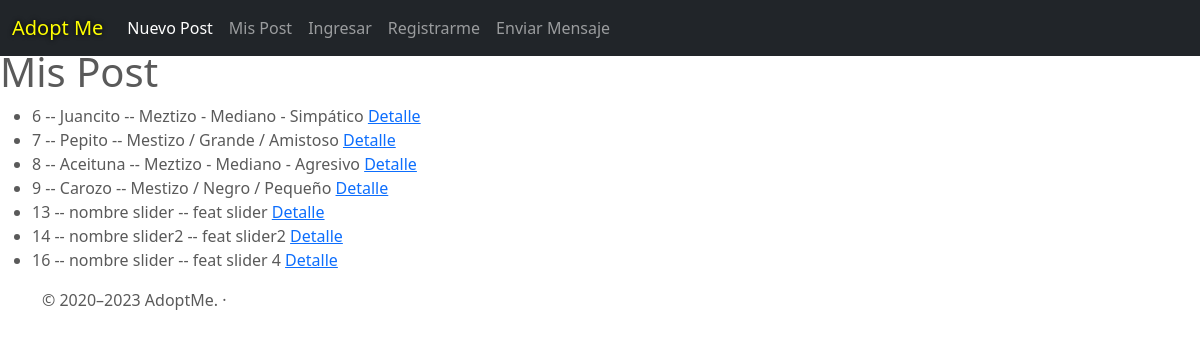
/post/list, run on the app's committed database.
### AdoptMe/models.py (models this page shows)
class Post(models.Model):
    nombre_carousel = models.CharField(max_length=30)
    caracteristicas_carousel = models.CharField(max_length=50)
    nombre = models.CharField(max_length=15)
    caracteristicas = models.CharField(max_length=250)
    editor = models.ForeignKey(to=User, on_delete=models.CASCADE, related_name='editor')
    imagen = models.ImageField(upload_to="posts")
    creado_el = models.DateTimeField(auto_now_add = True)
    def __str__(self):
        return f"{self.id} -- {self.nombre_carousel} -- {self.caracteristicas_carousel}"

### AdoptMe/views.py (the view)
# urls.py: path('post/list', PostList.as_view(), name="post-list"),
class PostList(ListView):
    model = Post
    context_object_name = "posts"

### AdoptMe/templates/AdoptMe/post_list.html (shortened to what this page needs)
{% extends "AdoptMe/base.html" %}
{% block main %}
    <h1>Mis Post</h1>
    <ul>
    {% for post in object_list %}
    <li>
        {{post}}
        <a href="{% url 'post-detail' post.id %}"> Detalle</a>
    </li>
    {% endfor %}
    </ul>
{% endblock %}

### AdoptMe/static/AdoptMe/css/carousel.css (style rules this page uses)
body { padding-top: 3rem; padding-bottom: 3rem; color: #5a5a5a; }

### data on the page
Post: id+nombre_carousel+caracteristicas_carousel "6 -- Juancito -- Meztizo - Mediano - Simpático"
Post: id+nombre_carousel+caracteristicas_carousel "7 -- Pepito -- Mestizo / Grande / Amistoso"
Post: id+nombre_carousel+caracteristicas_carousel "8 -- Aceituna -- Meztizo - Mediano - Agresivo"
Post: id+nombre_carousel+caracteristicas_carousel "9 -- Carozo -- Mestizo / Negro / Pequeño"
Post: id+nombre_carousel+caracteristicas_carousel "13 -- nombre slider -- feat slider"
Post: id+nombre_carousel+caracteristicas_carousel "14 -- nombre slider2 -- feat slider2"
Post: id+nombre_carousel+caracteristicas_carousel "16 -- nombre slider -- feat slider 4"
